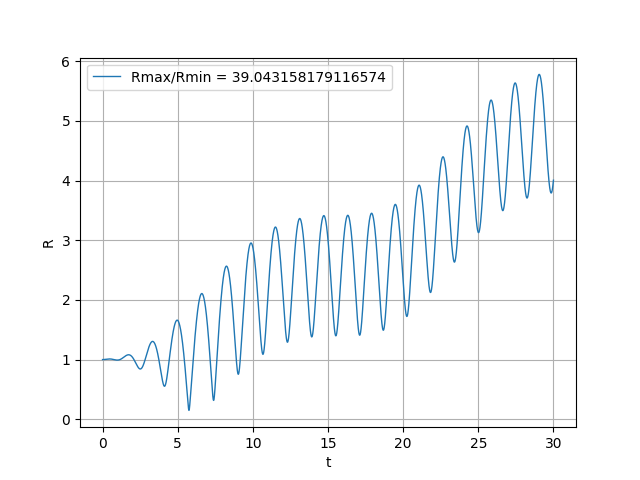

The Python source for this figure:
import numpy as np
from matplotlib import pyplot as plt

t, r = np.loadtxt("Rxt.dat", delimiter = "\t", unpack = True)
rmax = r.max()
rmin = r.min()

plt.plot(t, r, linewidth = 1, label = "Rmax/Rmin = "+str(rmax/rmin))
plt.legend()
plt.ylabel("R")
plt.xlabel("t")
plt.legend()
plt.grid()
plt.savefig("Rxt.png")
